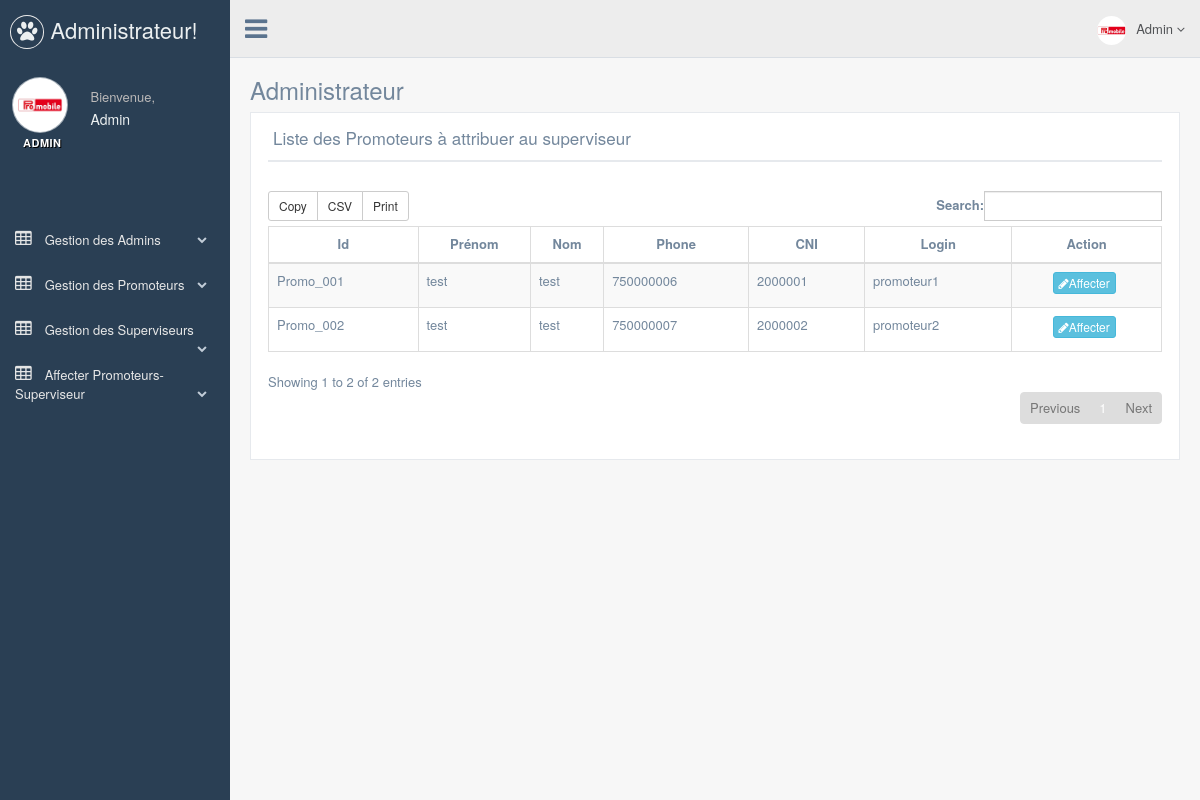
Screenshot of /admin/attribuerPromoteur.php (signed in) with the database file from the repository.
### tables this page shows
CREATE TABLE `promoteur` (
  `id` int NOT NULL,
  `id_promoteur` varchar(255) NOT NULL,
  `prenom` varchar(255) NOT NULL,
  `nom` varchar(255) NOT NULL,
  `telephone` bigint NOT NULL,
  `cni` bigint NOT NULL,
  `login` varchar(255) NOT NULL,
  `password` varchar(255) NOT NULL
);

### admin/attribuerPromoteur.php (the view, shortened to what this page needs)
<?php
        $login = $_SESSION['login'];
        if(!isset($login)){
            header('Location: index.php?id=55');
            exit();
        }
        else {
                require_once('header.php');
        }
?>
      <div class="right_col" role="main">
        <div class="">
          <div class="page-title">
            <div class="title_left">
              <h3>
                   Administrateur
                </h3>
            </div>
            <div class="title_right">
              <div class="col-md-5 col-sm-5 col-xs-12 form-group pull-right top_search">
              </div>
            </div>
          </div>
          <div class="clearfix"></div>
          <div class="row">
            <div class="col-md-12 col-sm-12 col-xs-12">
              <div class="x_panel">
                <div class="x_title">
                  <h2>Liste des Promoteurs à attribuer au superviseur <small> Admin</small></h2>
                  <div class="clearfix"></div>
                </div>
                  <br/>
        <?php
                require_once 'db_connect.php';
                $query  = "SELECT * FROM promoteur ";
                $result = mysqli_query($conn,$query);
                if(mysqli_num_rows($result)){
                        ?>
		<table id="datatable-buttons" class="table table-striped table-bordered">
                    <thead>
                             <tr>
                               <td  align="center"><strong>Id</strong></td><td  align="center"><strong>Prénom</strong></td> <td align="center" ><strong>Nom</strong></td><td align="center" ><strong>Phone</strong></td> <td align="center" ><strong>CNI</strong></td><td  align="center"><strong>Login</strong></td><td align="center"><strong>Action</strong></td>
                            </tr>
                    </thead>
                    <tbody>
			<?php while ($client = mysqli_fetch_object($result)){
                                 ?>
                                <tr>
                                    <td>
                                        <?php echo $client->id_promoteur ; ?>
                                    </td>
                                    <td>
                                        <?php echo $client->prenom ; ?>
                                    </td>
                                    <td>
                                        <?php echo $client->nom ; ?>
                                    </td>
                                    <td>
                                        <?php echo $client->telephone ; ?>
                                    </td>
                                    <td>
                                        <?php echo $client->cni ; ?>
                                    </td>
                                    <td>
                                        <?php echo $client->login; ?>
                                    </td>
                                    <td align="center">
				    <a href="attribuerPromoteur.php?id_promoteur=<?php echo $client->id_promoteur;?>&id_superviseur=<?php echo $_GET['id_superviseur'];?>" class="btn btn-info btn-xs"><i class="fa fa-pencil"></i>Affecter</a>
				    </td>
                                </tr>
                                <?php } ?>
                    </tbody>
                  </table>
         <?php }
                else {
                        echo "  <script type=\"text/javascript\">alert(\"Vous n'avez pas encore ajouter de Promoteur\");
                                 location =\"./ajouterPromoteur.php\"
                                </script>";
                }
                ?>
          </div>
        <div id="custom_notifications" class="custom-notifications dsp_none">
          <div class="clearfix"></div>
        </div>

### rows the page displays
promoteur: id_promoteur "Promo_001", prenom "test", nom "test", telephone "750000006", cni "2000001", login "promoteur1"
promoteur: id_promoteur "Promo_002", prenom "test", nom "test", telephone "750000007", cni "2000002", login "promoteur2"
